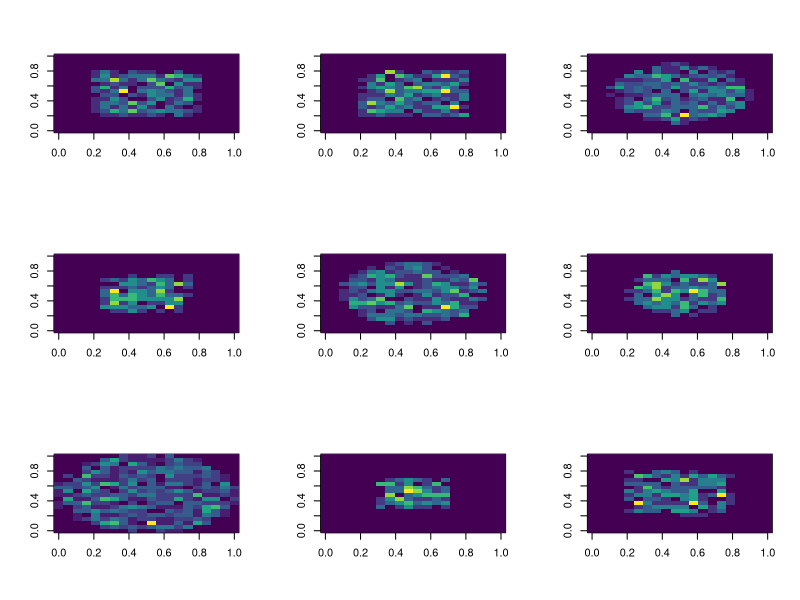

This figure's R source: (Note: this script raises an error after producing the figure.)
rm(list = ls())
library(ggplot2)
library(scales)
# Read in the data:
dat = read.table('CandS_images.txt',h= T)
head(dat)
tail(dat)

X = as.matrix(dat[,-1])
Y = matrix(dat[,1],ncol = 1)

# Look at some observations:
par(mfrow = c(3,3))
for(i in 1:9){
image(matrix(X[i,],20,20),col = viridis_pal()(50))
}

# Write an R-function that applies the PLA:
PLA = function(X,Y, threshold=0.9,iterlim  = 1000, plt = FALSE)
{
	# Create a design matrix and weight vector:
	X =                 # N x p design matrix
	p = dim(X)[2]
	w =                 # p x 1 weight matrix
  error    = 
	yhat     =  
	error[1] = mean(abs(yhat-Y)!=0)
  count = 1
  # Iterate through the updating rule until classified perfectly:
  while((mean(abs(yhat-Y)==0)<threshold)&(count<iterlim))
  {
  	wh_miss = which(abs(yhat-Y)!=0)
  	i.      = sample(wh_miss,1)
  	w       =  w + Y[i.]*X[i.,]
  	yhat    = sign(X%*%w) 
    count   = count+1
    error[count] = mean(abs(yhat-Y)!=0)
    
    if(plt)
    {
      
    }
  }
  
  print(count)
  ret = list()
}
quartz() #windows()
res = PLA(X,Y,0.9,500,T)

tab = cbind(dat$Y,res$predictions)
colnames(tab) = c('True Response', 'Prediction')
head(tab)
tail(tab)
graphics.off()
#par(mfrow = c(2,2))

#image(matrix(res$weights[-1],20,20),col = viridis_pal()(50),main = 'Weights')
#plot(res$error, type = 's')

